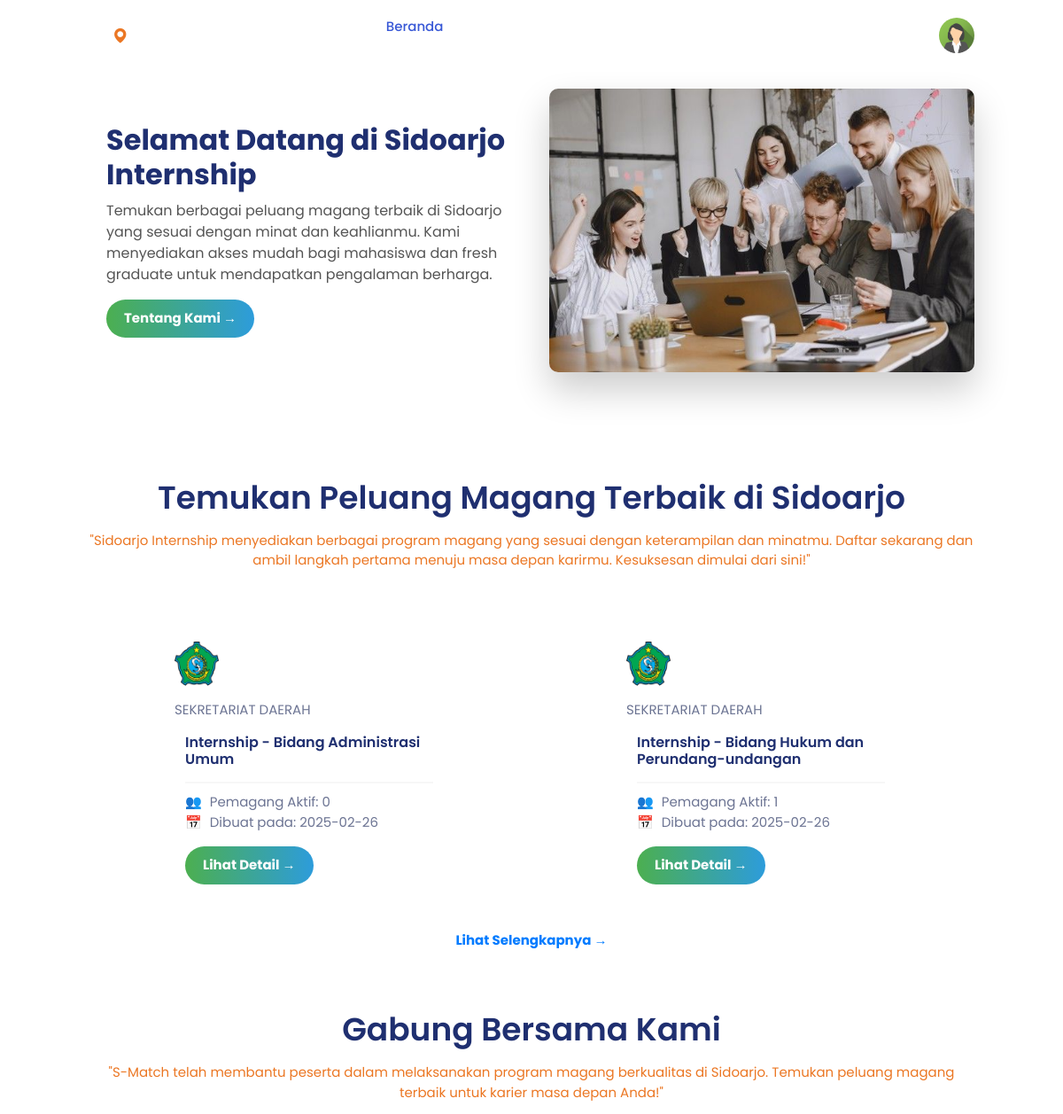
Before: /web/beranda.php (upper part) with the older database file.
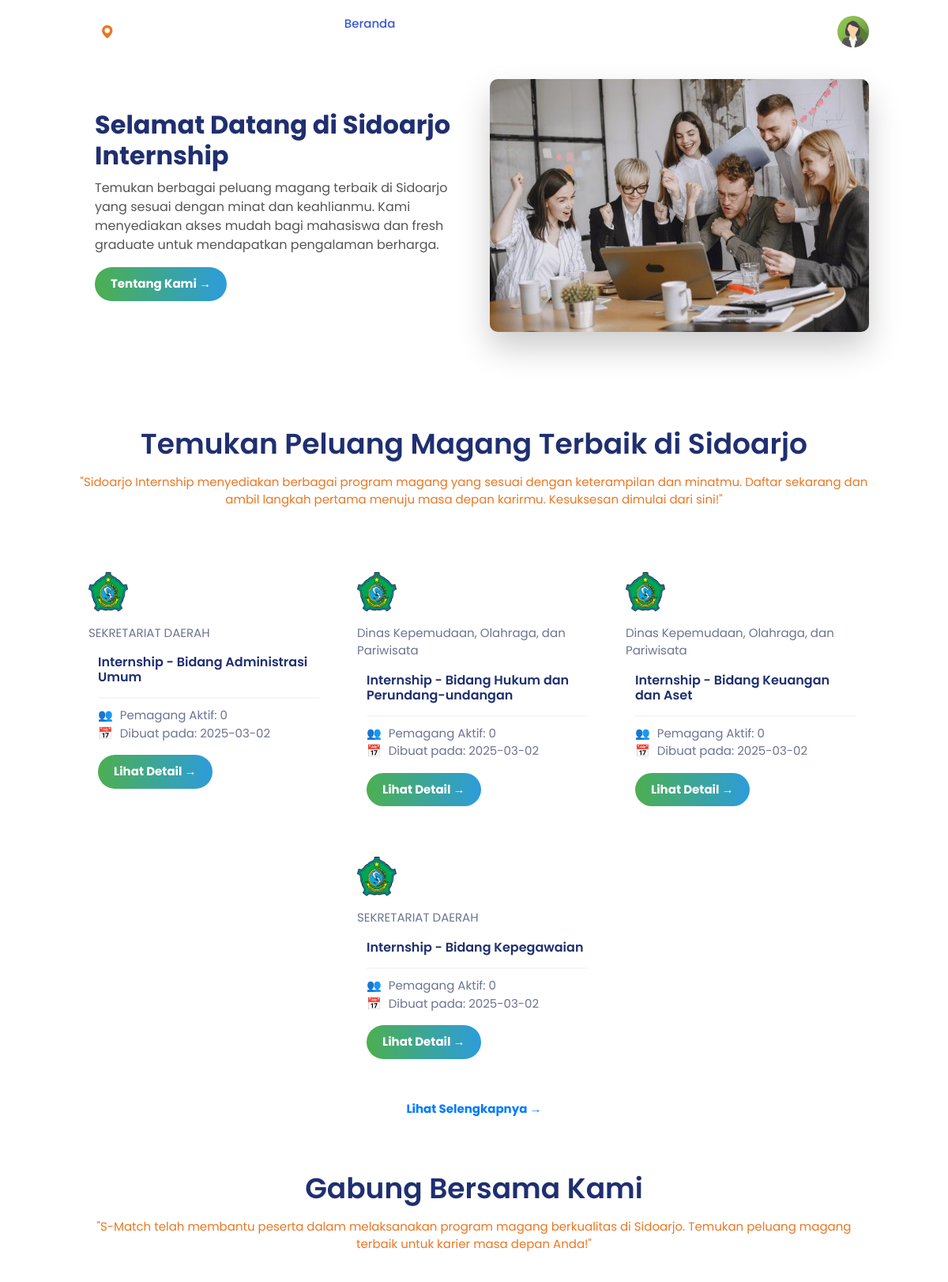
After: the same page with the newer database file.
### tables this page shows
CREATE TABLE IF NOT EXISTS `tb_bidang` (
  `id_bidang` varchar(12) NOT NULL,
  `nama_bidang` varchar(100) DEFAULT NULL,
  `deskripsi_bidang` text,
  `kriteria_bidang` text,
  `dokumen_prasyarat` text,
  `kuota_bidang` varchar(2) DEFAULT NULL,
  `id_instansi` varchar(10) DEFAULT NULL,
  `status_active` char(1) DEFAULT '1',
  `create_by` varchar(14) DEFAULT NULL,
  `create_date` datetime DEFAULT CURRENT_TIMESTAMP,
  `change_by` varchar(14) DEFAULT NULL,
  `change_date` datetime DEFAULT NULL ON UPDATE CURRENT_TIMESTAMP,
  PRIMARY KEY (`id_bidang`),
  KEY `id_instansi` (`id_instansi`)
);

CREATE TABLE IF NOT EXISTS `tb_instansi` (
  `id_instansi` varchar(10) NOT NULL,
  `nama_pendek` varchar(100) DEFAULT NULL,
  `nama_panjang` varchar(255) DEFAULT NULL,
  `group_instansi` varchar(100) DEFAULT NULL,
  `telepone_instansi` varchar(20) DEFAULT NULL,
  `alamat_instansi` text,
  `lokasi_instansi` text,
  `deskripsi_instansi` text,
  `gambar_instansi` varchar(100) DEFAULT NULL,
  `status_active` char(1) DEFAULT '1',
  `create_by` varchar(14) DEFAULT NULL,
  `create_date` datetime DEFAULT CURRENT_TIMESTAMP,
  `change_by` varchar(14) DEFAULT NULL,
  `change_date` datetime DEFAULT NULL ON UPDATE CURRENT_TIMESTAMP,
  PRIMARY KEY (`id_instansi`)
);

### web/functions.php (called while the page is built, shortened)
<?php
function getBidangInstansi($conn, $limit = NULL) {
    $sql = "SELECT tb_bidang.*, tb_instansi.*, tb_bidang.change_date AS bidang_change_date
            FROM tb_bidang, tb_instansi
            WHERE tb_bidang.status_active = '1' AND tb_bidang.kuota_bidang != 0
            AND tb_bidang.id_instansi = tb_instansi.id_instansi";
    if ($limit) {
        $sql .= " LIMIT $limit";
    }
    return mysqli_query($conn, $sql);
}
function getPemagangAktif1($conn, $id_instansi, $id_bidang) {
    $sql = "SELECT COUNT(*) FROM tb_pengajuan WHERE status_pengajuan = '4' AND id_instansi = '$id_instansi'
            AND id_bidang = '$id_bidang'";
    $result = mysqli_query($conn, $sql);
    $count1 = mysqli_fetch_array($result)[0];
    return $count1;
}

### web/beranda.php (the view, shortened to what the changed rows need)
<?php
include "../koneksi.php";
include "functions.php";
?>
<!DOCTYPE html>
<html lang="en">
<head>
    <link href="https://unpkg.com/boxicons@2.1.4/css/boxicons.min.css" rel="stylesheet" />
    <link href="https://cdn.jsdelivr.net/npm/bootstrap@5.3.3/dist/css/bootstrap.min.css" rel="stylesheet">
    <link rel="stylesheet" href="../assets/libraries/swiper-bundle.min.css" />
    <link rel="stylesheet" href="https://cdn.jsdelivr.net/npm/aos@2.3.4/dist/aos.css" />
    <link rel="stylesheet" href="../assets/css/web.css" />
    <link rel="stylesheet" href="../assets/css/style2.css" />
</head>
<body>
    <?php include "../layout/navbarUser.php" ?>
    <main class="main">
        <section class="swiper-wrapper" id="hero">
            <div class="container">
                <div class="hero-text" data-aos="fade-left">
                    <h1>Selamat Datang di Sidoarjo Internship</h1>
                </div>
            </div>
        </section>
        <section class="section" id="popular">
            <div class="container">
                <h2 class="section__title" style="text-align: center" data-aos="fade-up">Temukan Peluang Magang Terbaik di Sidoarjo</h2>
                <br>
                <br><br>
                <div class="lowongan">
                    <div class="lowongans" data-aos="fade-down">
                        <?php
                        $query = getBidangInstansi($conn, 6);
                        while ($row = mysqli_fetch_assoc($query)){
                            $pemagang_aktif = getPemagangAktif1($conn, $row['id_instansi'], $row['id_bidang']);
                            ?>
                            <article class="popular__card swiper-slide">
                                <img src="../assets/img/instansi/logo_kab_sidoarjo.png" alt="" class="popular__img" style="width: 50px; height: 50px;" />
                                <p><?= $row['nama_panjang'] ?></p>
                                <div class="popular__data">
                                    <h3 class="popular__title">Internship - <?= $row['nama_bidang'] ?></h3>
                                    <hr style="border: 1px solid #ddd; margin: 10px 0;">
                                    <p class="popular__details">
                                        <span class="icon" style="margin-right: 5px;">&#128101;</span> Pemagang Aktif: <span class="total-pendaftar"><?= $pemagang_aktif ?></span><br>
                                        <span class="icon" style="margin-right: 5px;">&#128197;</span> Dibuat pada: <span class="creation-date"><?= date('Y-m-d', strtotime($row['bidang_change_date'])) ?></span>
                                    </p>
                                    <a href="detaillow.php?id_bidang=<?= $row['id_bidang'] ?>"><button class="details-button">Lihat Detail →</button></a>
                                </div>
                            </article>
                        <?php
                        }
                        ?>
                    </div>
                </div>
                <br><br><br>
                <h2 class="section__title" style="text-align: center" data-aos="fade-up">Gabung Bersama Kami</h2>
                <br>
                <br><br><br>
                <h2 class="section__title" style="text-align: center" data-aos="fade-up">Pertanyaan yang Sering Ditanyakan</h2><br><br>
            </div>
        </section>
    </main>
</body>
</html>

Changed rows visible on the page:
changed tb_bidang "Bidang Administrasi Umum": change_date "2025-02-26" → "2025-03-02"
changed tb_bidang "Bidang Hukum dan Perundang-undangan": id_instansi.nama_panjang "SEKRETARIAT DAERAH" → "Dinas Kepemudaan, Olahraga, dan Pariwisata"; pemagang_aktif "1" → "0"; change_date "2025-02-26" → "2025-03-02"
now on this page (row edited): tb_bidang: id_instansi.nama_panjang "Dinas Kepemudaan, Olahraga, dan Pariwisata", nama_bidang "Bidang Keuangan dan Aset", pemagang_aktif "0", change_date "2025-03-02"
now on this page (row edited): tb_bidang: id_instansi.nama_panjang "SEKRETARIAT DAERAH", nama_bidang "Bidang Kepegawaian", pemagang_aktif "0", change_date "2025-03-02"
